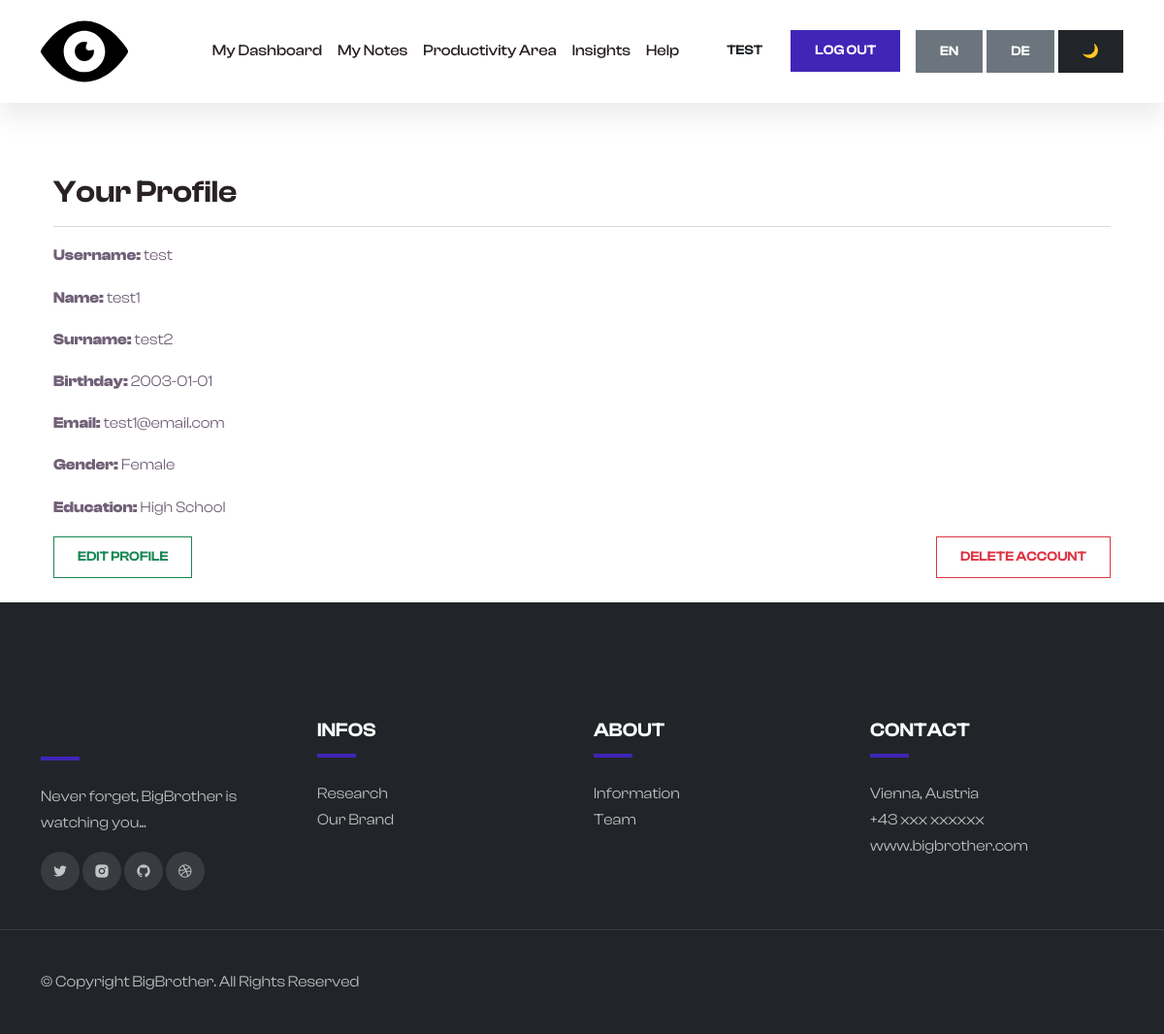
Before: /profile.php (signed in) with the older database file.
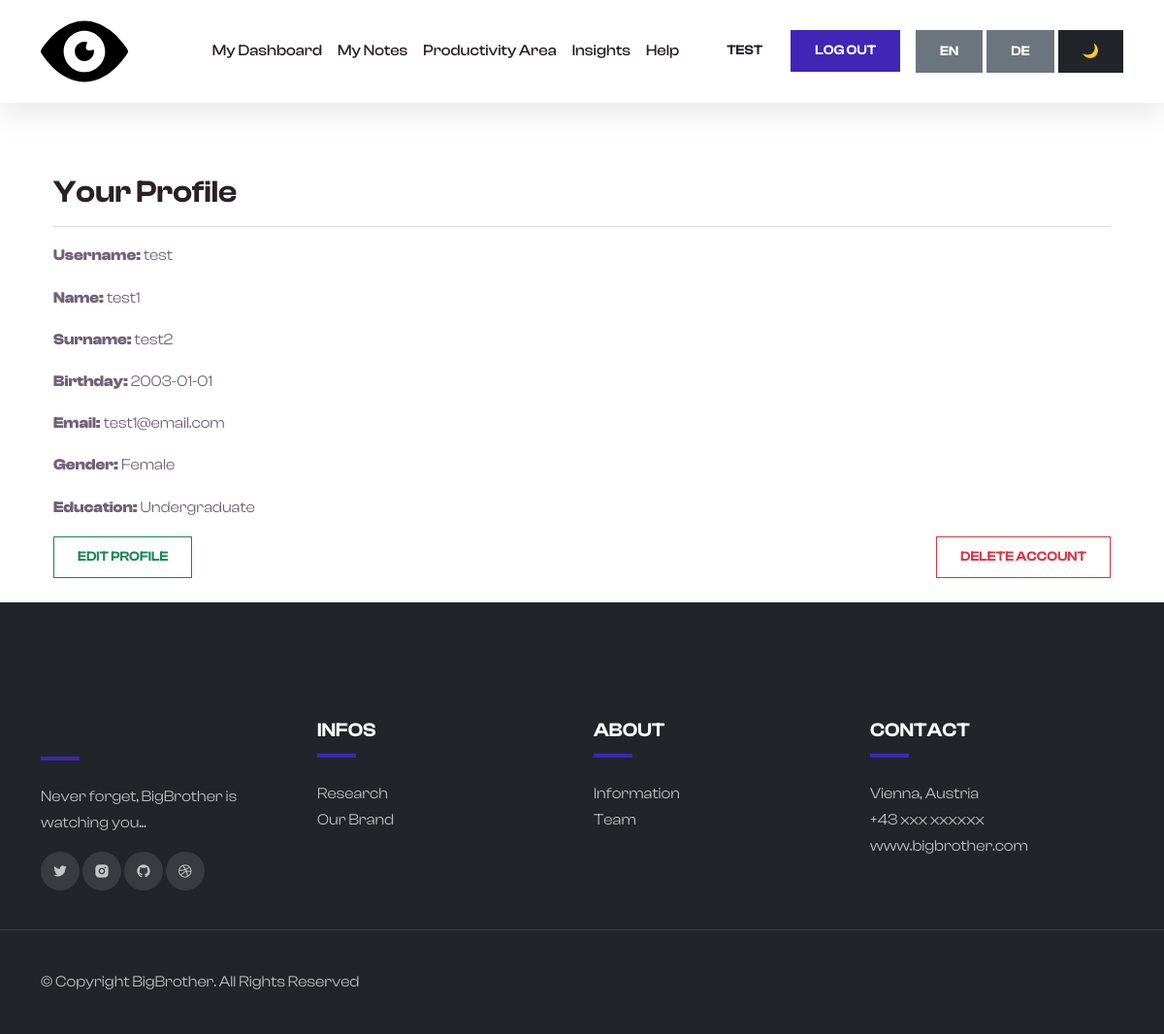
After: the same page with the newer database file.
### tables this page shows
CREATE TABLE `users` (
  `id` int(11) NOT NULL,
  `username` varchar(100) NOT NULL,
  `password` varchar(255) NOT NULL,
  `streak` int(11) DEFAULT 0,
  `role` enum('user','admin') DEFAULT 'user',
  `name` varchar(50) DEFAULT NULL,
  `surname` varchar(50) DEFAULT NULL,
  `birthday` date DEFAULT NULL,
  `email` varchar(100) DEFAULT NULL,
  `gender` varchar(10) DEFAULT NULL,
  `education` varchar(50) DEFAULT NULL
);

### profile.php (the view, shortened to what this page needs)
<?php
include_once "includes/db.php";
$username = $_SESSION["username"];
$stmt = $pdo->prepare("SELECT * FROM users WHERE username = :username");
$stmt->execute([':username' => $username]);
$user = $stmt->fetch(PDO::FETCH_ASSOC);
?>
<?php
include "includes/header.php";
include "includes/nav.php";
?>
<div class="container mt-5" style="background-color: white; border-radius: 15px; padding: 25px;">
    <h2>Your Profile</h2>
    <hr>
    <p><strong>Username:</strong> <?= htmlspecialchars($user['username']); ?></p>
    <p><strong>Name:</strong> <?= htmlspecialchars($user['name']); ?></p>
    <p><strong>Surname:</strong> <?= htmlspecialchars($user['surname']); ?></p>
    <p><strong>Birthday:</strong> <?= htmlspecialchars($user['birthday']); ?></p>
    <p><strong>Email:</strong> <?= htmlspecialchars($user['email']); ?></p>
    <p><strong>Gender:</strong> <?= htmlspecialchars($user['gender']); ?></p>
    <p><strong>Education:</strong> <?= htmlspecialchars($user['education']); ?></p>
    <a href="edit-user.php" class="btn btn-outline-success">Edit Profile</a>
    <a href="deleteUser.php" class="btn btn-outline-danger float-end" onclick="return confirm('Are you sure you want to delete your account?');">Delete Account</a>
</div>
<?php include "includes/footer.php"; ?>
</body>
</html>

Changed rows visible on the page:
changed users "test": education "High School" → "Undergraduate"
